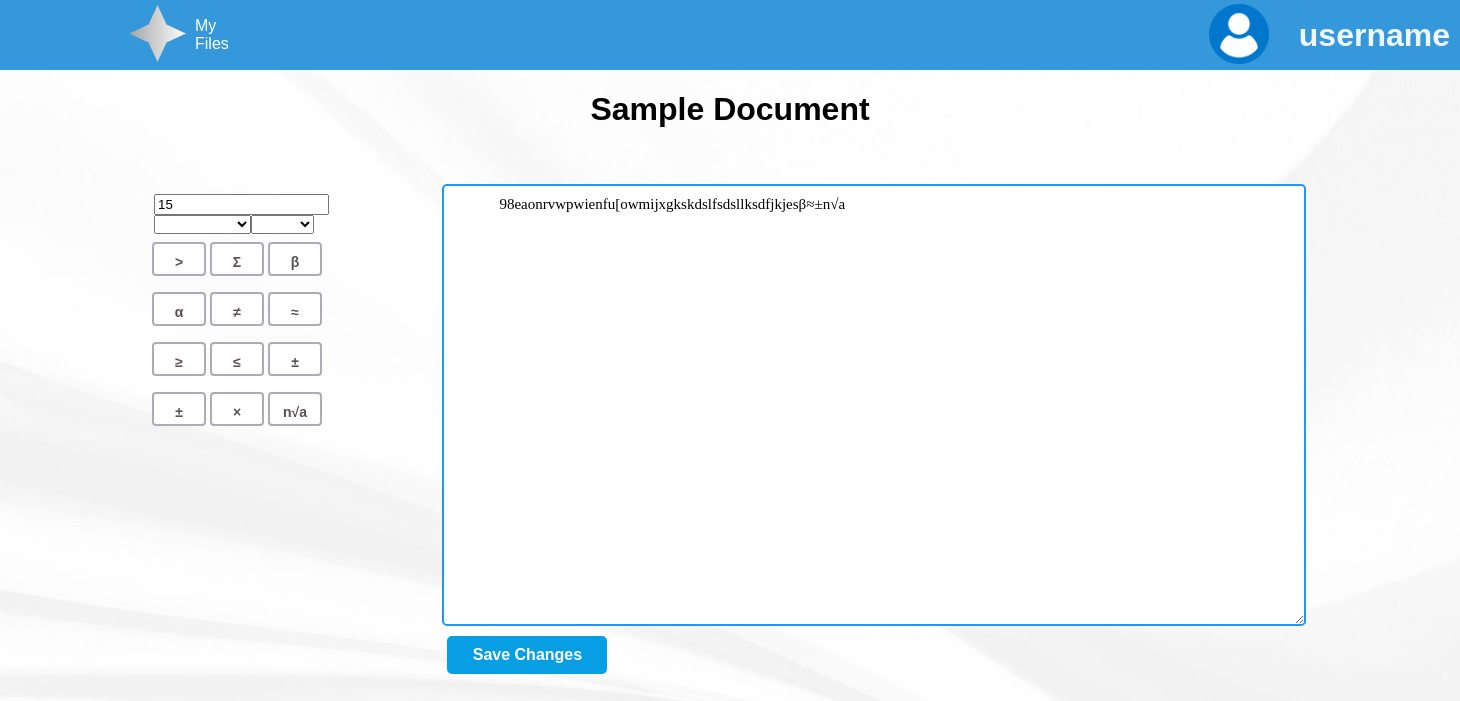
The app's page /edit?docID=1 (signed in), older data.
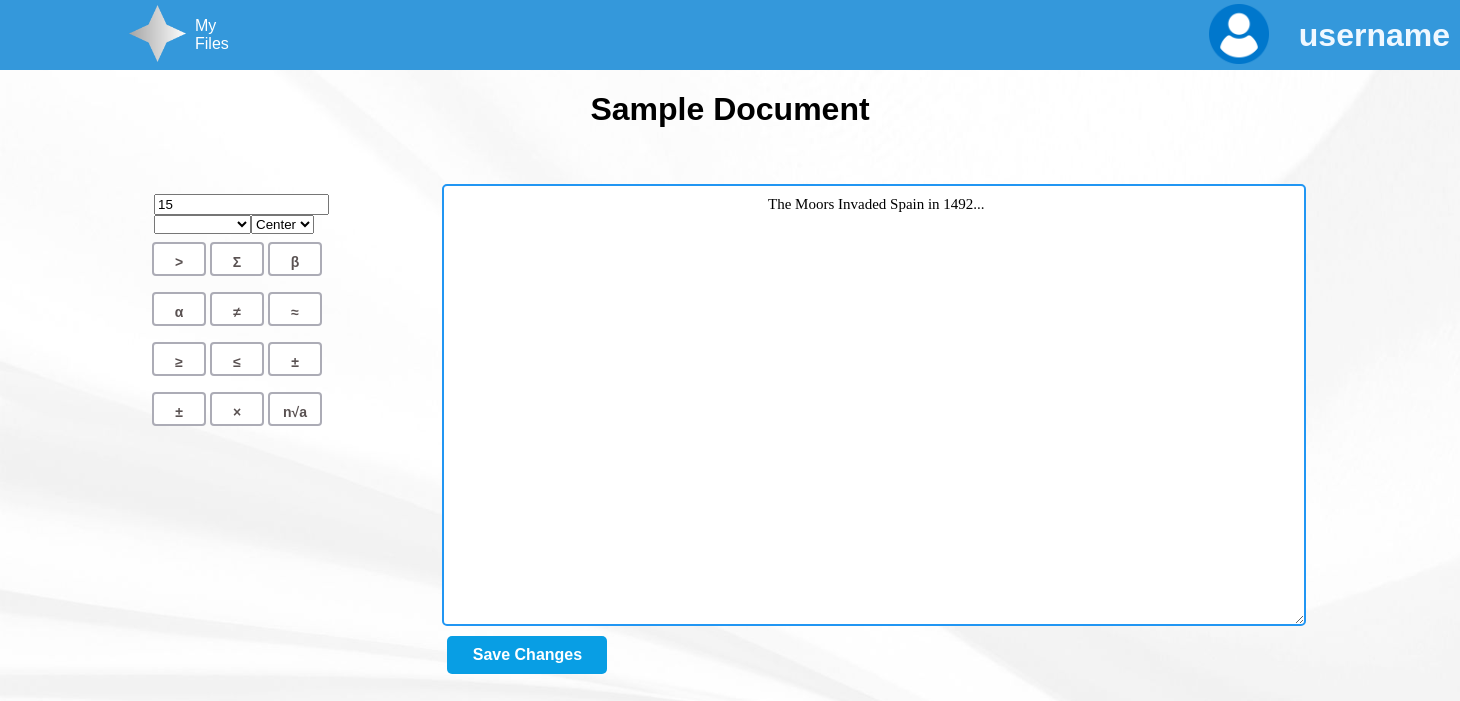
The same page, newer data.
### NoteNinjabackend/models.py (models this page shows)
class Document(db.Model):
    id = db.Column(db.Integer, primary_key=True)
    data = db.Column(db.String(10000))
    date = db.Column(db.DateTime(timezone=True), default=func.now())
    name = db.Column(db.String(100))
    tag = db.Column(db.String(100))
    font = db.Column(db.String(100))
    font_size = db.Column(db.Integer)
    align = db.Column(db.String(100))
    user_id = db.Column(db.Integer, db.ForeignKey('user.id'))

### NoteNinjabackend/views.py (the view, shortened to what this page needs)
@views.route('/edit', methods=['GET', 'POST'])
@login_required
def show_editor():
    docID = request.args.get("docID")
    doc = db.session.get(Document, docID)
    print(doc.data)
    return render_template("edit.html", query=docID, write=doc.data, theDoc=doc, user=db.session.get(User,current_user.id))

### NoteNinjabackend/templates/edit.html (shortened to what this page needs)
<!DOCTYPE html>
<html lang="en">
<head>
    <link href="{{ url_for('static',filename='styles/styles.css') }}" rel="stylesheet">
<body background="{{ url_for('static',filename='resources/background.jpg') }}" style="width: 100%; align-items: center; margin-left: 0%;">
    <header>
        <nav class="navbar">
            <div class="logo">
                <img class = "profile-icon" style = "margin-left: 120px" src="{{ url_for('static',filename='resources/ninja-logo.png') }}" alt="">
            </div>
            <ul class="nav-links">
                <li><a href="#">My Files</a></li>
            </ul>
            <div class="profile-icon">
                <img style = "display:inline-block; padding-top: 2px; margin-left: 800px; width: 60px;" src="{{ url_for('static',filename='resources/user_icon.png') }}" alt="">
            </div>
            <h3 style="display:inline-block; margin-left: 0px; text-align: right; padding-left: 30px; padding-right: 10px; color: aliceblue; font-size: 2pc;">{{user.username}}</h1>
            </nav>
</header>
    <h1 class="title" id="titleBox" contenteditable="true">{{theDoc.name}}</h1>
    <div class="symbol-array">
    <div style="padding-left: 8px;">
        <input id="fontSizeBox" type="number" placeholder="Font: 12px" style="width:167px">
    </div>
    <select class = "dropdown" id="fontBox" style="margin-left: 8px;">
    </select>
    <select class = "dropdown" id="alignBox">
        <option class = "dropdown-btn" onclick="updateAlign('center')" value="center">Center</option>
    </select>
    <br>
        <button class="btn" onclick="appendMath('>');" name="greater-than-button" symbol value=">" type="submit"> &gt; </button>
        <button class="btn" onclick="appendMath('Σ');" name="greater-than-button" symbol value="Σ" type="submit"> Σ </button>
        <button class="btn" onclick="appendMath('β');" name="greater-than-button" symbol value="β" type="submit"> β </button>
        <button class="btn" onclick="appendMath('α');" name="greater-than-button" symbol value="α" type="submit"> α </button>
        <button class="btn" onclick="appendMath('≠');" name="greater-than-button" symbol value=">" type="submit"> ≠ </button>
        <button class="btn" onclick="appendMath('≈');" name="greater-than-button" symbol value=">" type="submit"> ≈ </button>
        <button class="btn" onclick="appendMath('≥');" name="greater-than-button" symbol value=">" type="submit"> ≥ </button>
        <button class="btn" onclick="appendMath('≤');" name="greater-than-button" symbol value="Σ" type="submit"> ≤ </button>
        <button class="btn" onclick="appendMath('±');" name="greater-than-button" symbol value="β" type="submit"> ± </button>
        <button class="btn" onclick="appendMath('±');" name="greater-than-button" symbol value="α" type="submit"> ± </button>
        <button class="btn" onclick="appendMath('×');" name="greater-than-button" symbol value=">" type="submit"> × </button>
        <button class="btn" onclick="appendMath('n√a');" name="greater-than-button" symbol value=">" type="submit"> n√a </button>
    </div>
    <form action = "" method="post" class="container">
        <textarea class="edit-box" name="edit-box" id="edit-box" cols="30" rows="10" spellcheck="false">{{write}}</textarea>
        <button class="savebtn" name="submit-button" type="submit" value="save">Save Changes</button>
    </form>
</body>
</html>

Row changes from the older to the newer data that the page shows:
changed Document "Sample Document": edit-box "98eaonrvwpwienfu[owmijxgkskdslfsdsllksdfjkjesβ≈±n√a" → "The Moors Invaded Spain in 1492..."
Text that changed along with them:
form field value: (not shown) → "Center"
